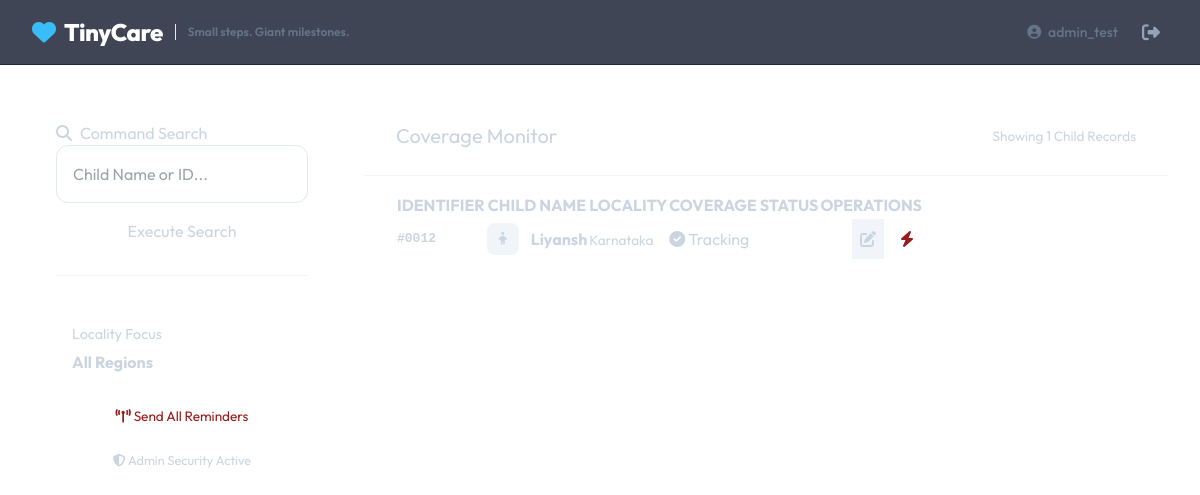
Page /admin-dashboard/ (signed in) on the committed database.
### health/models.py (models this page shows, shortened)
class User(AbstractUser):
    is_parent = models.BooleanField(default=False)
    is_vaccination_admin = models.BooleanField(default=False)
    locality = models.ForeignKey('Locality', on_delete=models.SET_NULL, null=True, blank=True)

class ChildProfile(models.Model):
    GENDER_CHOICES = [('M', 'Male'), ('F', 'Female'), ('O', 'Other')]
    parent = models.ForeignKey(settings.AUTH_USER_MODEL, on_delete=models.CASCADE, related_name='children', null=True)
    name = models.CharField(max_length=200)
    date_of_birth = models.DateField()
    gender = models.CharField(max_length=1, choices=GENDER_CHOICES)
    locality = models.ForeignKey(Locality, on_delete=models.SET_NULL, null=True)
    current_weight = models.FloatField(help_text="Weight (Stored in KG)")
    current_height = models.FloatField(help_text="Height (Stored in CM)")
    height_unit = models.CharField(max_length=5, choices=[('cm', 'cm'), ('m', 'm')], default='cm')
    weight_unit = models.CharField(max_length=5, choices=[('kg', 'kg'), ('g', 'g')], default='kg')
    created_at = models.DateTimeField(auto_now_add=True)
    updated_at = models.DateTimeField(auto_now=True)

class Locality(models.Model):
    REGION_CHOICES = [
        ('NORTH_INDIA', 'North India (Plains/Hills)'),
        ('SOUTH_INDIA', 'South India (Peninsular)'),
        ('WEST_INDIA', 'West India (Arid/Coastal)'),
        ('EAST_INDIA', 'East India (Plains)'),
        ('CENTRAL_INDIA', 'Central India (Plateau)'),
        ('COASTAL', 'Coastal Belt'),
    ]
    name = models.CharField(max_length=100, help_text="Village/Tehsil Name")
    district = models.CharField(max_length=100, blank=True)
    state = models.CharField(max_length=100, blank=True)
    region_tag = models.CharField(max_length=50, choices=REGION_CHOICES, default='NORTH_INDIA')
    latitude = models.FloatField(null=True, blank=True)
    longitude = models.FloatField(null=True, blank=True)
    class Meta:
        verbose_name_plural = "Localities"

### health/views.py (the view)
# urls.py: path('admin-dashboard/', views.admin_dashboard, name='admin_dashboard'),
@login_required
@user_passes_test(is_admin)
def admin_dashboard(request):
    search_query = request.GET.get('q', '')
    if search_query:
        children = ChildProfile.objects.filter(name__icontains=search_query) | ChildProfile.objects.filter(id__icontains=search_query)
    else:
        children = ChildProfile.objects.all()
    locality = request.user.locality
    if locality and "HQ" not in locality.name and "District" not in locality.name:
        children = children.filter(locality=locality)
        oracle_insights = get_oracle_insights(locality)
    else:
        oracle_insights = get_oracle_insights(locality) if locality else []
    return render(request, 'health/admin_dashboard.html', {
        'children': children,
        'search_query': search_query,
        'oracle_insights': oracle_insights
    })

### health/views.py (called while the page is built)
def is_admin(user):
    return user.is_authenticated and user.is_vaccination_admin

### health/templates/health/admin_dashboard.html (shortened to what this page needs)
{% extends 'health/base.html' %}
{% block content %}
<div style="display: grid; grid-template-columns: 300px 1fr; gap: 2rem; align-items: start;">
    <div style="position: sticky; top: 100px;">
        <div class="card" style="padding: 1.5rem;">
            <h3 style="margin-top: 0; display: flex; align-items: center; gap: 0.5rem;">
                <i class="fas fa-search" style="color: var(--primary);"></i> Command Search
            </h3>
            <form action="" method="get">
                <input type="text" name="q" value="{{ search_query }}" placeholder="Child Name or ID..." style="width: 100%; padding: 1rem; border: 1px solid #e2e8f0; border-radius: 12px; margin-bottom: 1rem; font-family: inherit;">
                <button type="submit" class="btn btn-primary" style="width: 100%; justify-content: center;">Execute Search</button>
            </form>
            <hr style="border: 0; border-top: 1px solid #f1f5f9; margin: 2rem 0;">
            <div style="background: var(--pastel-blue); padding: 1rem; border-radius: 12px;">
                <h4 style="margin: 0; font-size: 0.9rem; color: var(--primary);">Locality Focus</h4>
                <p style="margin: 0.25rem 0 0 0; font-weight: 700;">{{ user.locality.name|default:"All Regions" }}</p>
            </div>
            <button class="btn" style="width: 100%; margin-top: 1rem; background: var(--pastel-red); color: #991b1b; justify-content: center; font-size: 0.85rem;">
                <i class="fas fa-broadcast-tower"></i> Send All Reminders
            </button>
        </div>
        <div style="text-align: center; color: var(--text-muted); font-size: 0.8rem;">
            <p><i class="fas fa-shield-halved"></i> Admin Security Active</p>
        </div>
    </div>
    <div>
        <div class="card" style="padding: 0; overflow: hidden;">
            <div style="padding: 1.5rem 2rem; border-bottom: 1px solid #f1f5f9; display: flex; justify-content: space-between; align-items: center; background: #fff;">
                <h2 style="margin: 0; font-size: 1.25rem;">Coverage Monitor</h2>
                <span style="font-size: 0.85rem; color: var(--text-muted);">Showing {{ children.count }} Child Records</span>
            </div>
            <div style="padding: 1rem 2rem;">
                <table style="margin: 0;">
                    <thead>
                        <tr>
                            <th>IDENTIFIER</th>
                            <th>CHILD NAME</th>
                            <th>LOCALITY</th>
                            <th>COVERAGE STATUS</th>
                            <th style="text-align: right;">OPERATIONS</th>
                        </tr>
                    </thead>
                    <tbody>
                        {% for child in children %}
                        <tr>
                            <td style="font-family: monospace; font-weight: 700; color: var(--primary);">#{{ child.id|stringformat:"04d" }}</td>
                            <td>
                                <div style="display: flex; align-items: center; gap: 0.75rem;">
                                    <div style="width: 32px; height: 32px; background: #f1f5f9; border-radius: 8px; display: flex; align-items: center; justify-content: center; font-size: 0.8rem;">
                                        <i class="fas fa-child"></i>
                                    </div>
                                    <strong>{{ child.name }}</strong>
                                </div>
                            </td>
                            <td><span style="font-size: 0.85rem; color: var(--text-muted);">{{ child.locality.name }}</span></td>
                            <td>
                                {% if child.vaccinations.all %}
                                    <span class="badge badge-completed"><i class="fas fa-check-circle"></i> Tracking</span>
                                {% else %}
                                    <span class="badge badge-pending"><i class="fas fa-clock"></i> New Entry</span>
                                {% endif %}
                            </td>
                            <td style="text-align: right;">
                                <div style="display: flex; gap: 0.5rem; justify-content: flex-end;">
                                    <a href="{% url 'child_detail' child.id %}" class="btn" style="padding: 0.5rem; background: #f1f5f9; color: var(--text-main);" title="Update Records">
                                        <i class="fas fa-edit"></i>
                                    </a>
                                    <a href="{% url 'trigger_urgent_reminder' child.id %}" class="btn" style="padding: 0.5rem; background: var(--pastel-red); color: #991b1b;" title="Send Urgent Alert">
                                        <i class="fas fa-bolt"></i>
                                    </a>
                                </div>
                            </td>
                        </tr>
                        {% endfor %}
                    </tbody>
                </table>
            </div>
        </div>
    </div>
</div>
{% endblock %}

### health/templates/health/base.html (shortened to what this page needs)
<!DOCTYPE html>
<html lang="en">
<head>
    <link rel="stylesheet" href="https://cdnjs.cloudflare.com/ajax/libs/font-awesome/6.4.0/css/all.min.css">
    <script src="https://cdn.tailwindcss.com"></script>
    <link rel="stylesheet" href="https://cdn.jsdelivr.net/npm/swiper@10/swiper-bundle.min.css" />
</head>
<body class="text-slate-300 antialiased selection:bg-primary selection:text-white">
    <nav class="sticky top-0 z-50 bg-slate-900/80 backdrop-blur-md border-b border-slate-800">
        <div class="max-w-7xl mx-auto px-4 sm:px-6 lg:px-8">
            <div class="flex justify-between h-16 items-center">
                <div class="flex items-center gap-2">
                    <a href="{% url 'index' %}" class="flex items-center gap-2 text-2xl font-bold text-white hover:text-primary transition-colors">
                        <i class="fas fa-heart text-primary animate-pulse"></i>
                        <span class="font-extrabold tracking-tight">TinyCare</span>
                    </a>
                    <span class="text-xs font-semibold text-slate-500 border-l border-slate-850 pl-3 ml-1 hidden md:inline">Small steps. Giant milestones.</span>
                </div>
                <div class="flex items-center gap-4">
                    {% if user.is_authenticated %}
                        <span class="text-sm font-medium text-slate-500 hidden lg:block">
                            <i class="fas fa-user-circle mr-1"></i> {{ user.username }}
                        </span>
                        <form action="{% url 'logout' %}" method="post" class="inline">
                            <button type="submit" class="text-slate-400 hover:text-slate-200 p-2 rounded-lg hover:bg-slate-800 transition-colors">
                                <i class="fas fa-sign-out-alt text-lg"></i>
                            </button>
                        </form>
                    {% else %}
                        <a href="{% url 'login' %}" class="bg-primary hover:bg-sky-400 text-slate-950 px-6 py-2 rounded-xl font-bold shadow-md shadow-primary/20 transition-all transform hover:-translate-y-0.5">
                            Sign In
                        </a>
                    {% endif %}
                </div>
            </div>
        </div>
    </nav>
    <main class="max-w-7xl mx-auto px-4 sm:px-6 lg:px-8 py-8">
        {% block content %}{% endblock %}
    </main>
</body>
</html>

### health/templates/health/base.html (style rules this page uses)
body { background-color: theme('colors.background'); }
html { scroll-behavior: smooth; }

### rows in the picture
User: username "admin_test", locality.name "All Regions"
ChildProfile: id "0012", name "Liyansh", locality.name "Karnataka", shows "Tracking"

### other values in the picture
{{ children.count }} "1"
